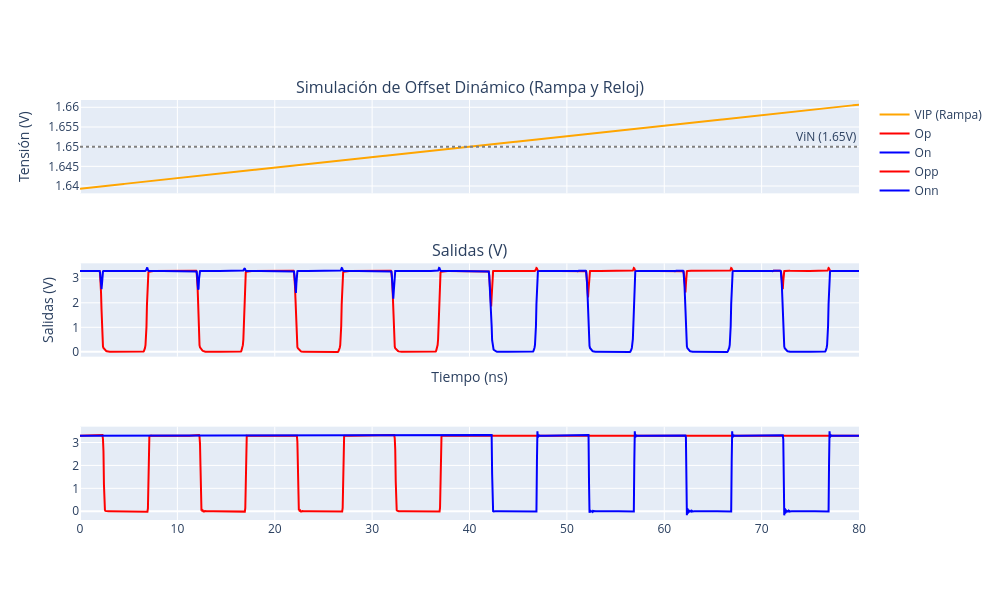

The notebook cell this image was saved under:
### Markdown cell above
## 4. Caracterización de Offset Dinámico ($V_{OS}$)

El **offset dinámico ($V_{OS}$)** es la desviación del umbral de decisión real respecto al ideal ($V_{ID} = 0\,\text{V}$) debida a acoplamientos capacitivos (*kickback noise*) y asimetrías de conmutación. Se mide fijando la referencia $V_{IN} = 1.65\,\text{V}$ y aplicando una rampa lineal lenta en $V_{VIP}$ ($1.57\,\text{V}$ a $1.73\,\text{V}$) a lo largo de varios ciclos de reloj. En el instante exacto en que el comparador invierte su decisión y la salida `On` cae a $0\,\text{V}$, capturamos la tensión de entrada $V_{VIP}$ y calculamos:

$$V_{OS} = V_{IP,cruce} - 1.65\,\text{V}$$

En SPICE se extrae en una sola simulación mediante la directiva:
```spice
.measure tran VVIP_cross FIND v(VIP) WHEN v(On)=1.65 FALL=1
```

### Code cell
spice_file = os.path.join(SIM_DIR, 'tb_comparador_offset.spice')
raw_file = os.path.join(SIM_DIR, 'tb_comparador_offset_output.raw')

sim_time = 8 * CLK_PERIOD  # Rampa optimizada de 8 ciclos de reloj para reducir el tiempo de simulación sin alterar la medida

print("1. Generando netlist de offset...")
spice_code = f"""* Testbench Offset
.include {PDK_PATH}/libs.tech/ngspice/design.ngspice
.lib {PDK_PATH}/libs.tech/ngspice/sm141064.ngspice typical
.lib {PDK_PATH}/libs.tech/ngspice/sm141064.ngspice res_typical
.lib {PDK_PATH}/libs.tech/ngspice/sm141064.ngspice mimcap_typical
.lib {PDK_PATH}/libs.tech/ngspice/sm141064.ngspice cap_mim

.include {SCH_DIR}/{CELL_NAME}_clean.spice


{CELL_INST_SPICE}

V1 VDD GND 3.3
V2 VIP GND pwl(0 1.63933333 {sim_time} 1.66066667)
V4 ViN GND 1.65
V3 CLK_NEG GND pulse(3.3 0 1n 100p 100p {CLK_PERIOD/2} {CLK_PERIOD})

.tran 50p {sim_time}
.measure tran VVIP_cross FIND v(VIP) WHEN v(On)=1.65 FALL=1

.control
  set filetype=ascii
  run
  write {raw_file}
  quit
.endc
.end
"""

with open(spice_file, 'w') as f:
    f.write(spice_code)

print("2. Ejecutando simulación en ngspice...")
res = subprocess.run(
    ['/foss/tools/ngspice/bin/ngspice', '-b', spice_file],
    capture_output=True, text=True, check=True
)

# Buscar la medición vvip_cross en la salida
cross_match = re.search(r'vvip_cross\s*=\s*([0-9e.+-]+)', res.stdout, re.IGNORECASE)
if cross_match:
    vvip_val = float(cross_match.group(1))
    vos_val = (vvip_val - 1.65) * 1e3
    print(f"\n>>> Cruce detectado a VIP = {vvip_val:.4f} V")
    print(f">>> Offset Dinámico del comparador: {vos_val:.2f} mV")
else:
    print("\nAdvertencia: No se pudo extraer la medida vvip_cross.")

# Cargar datos y graficar
reader = NgspiceRawReader(raw_file)
time = reader.get_signal('time') * 1e9
vclk = reader.get_signal('v(clk_neg)')
vop = reader.get_signal('v(op)')
von = reader.get_signal('v(on)')
vvip = reader.get_signal('v(vip)')

vopp = reader.get_signal('v(x1.opp)')
vonn = reader.get_signal('v(x1.onn)')




import plotly.graph_objects as px
from plotly.subplots import make_subplots

# Crear subplots (2 filas, 1 columna)
fig = make_subplots(rows=3, cols=1, shared_xaxes=True, 
                    subplot_titles=('Simulación de Offset Dinámico (Rampa y Reloj)', 'Salidas (V)'))

# Gráfica 1
fig.add_trace(px.Scatter(x=time, y=vvip, name='VIP (Rampa)', line=dict(color='orange', width=2)), row=1, col=1)
fig.add_hline(y=1.65, line_dash="dot", line_color="gray", annotation_text="ViN (1.65V)", row=1, col=1)

# Gráfica 2
fig.add_trace(px.Scatter(x=time, y=vop, name='Op', line=dict(color='red')), row=2, col=1)
fig.add_trace(px.Scatter(x=time, y=von, name='On', line=dict(color='blue')), row=2, col=1)

fig.add_trace(px.Scatter(x=time, y=vopp, name='Opp', line=dict(color='red')), row=3, col=1)
fig.add_trace(px.Scatter(x=time, y=vonn, name='Onn', line=dict(color='blue')), row=3, col=1)

# Diseños y etiquetas
fig.update_xaxes(title_text="Tiempo (ns)", row=2, col=1)
fig.update_yaxes(title_text="Tensión (V)", row=1, col=1)
fig.update_yaxes(title_text="Salidas (V)", row=2, col=1)

# Habilitar el modo de comparación de picos (cruces por cero, etc.)
fig.update_layout(hovermode="x unified", height=600, width=1000)

fig.show()

### Figure 1 — Plotly figure (JSON) as saved in the notebook; plotly's stock layout.template omitted (floating-point values rounded to 4 significant figures; data arrays with more than 128 entries replaced by an {"elided": "..."} marker saying what was removed)
{"data": [{"line": {"color": "orange", "width": 2}, "name": "VIP (Rampa)", "type": "scatter", "x": {"elided": "1728 float values"}, "xaxis": "x", "y": {"elided": "1728 float values"}, "yaxis": "y"}, {"line": {"color": "red"}, "name": "Op", "type": "scatter", "x": {"elided": "1728 float values"}, "xaxis": "x2", "y": {"elided": "1728 float values"}, "yaxis": "y2"}, {"line": {"color": "blue"}, "name": "On", "type": "scatter", "x": {"elided": "1728 float values"}, "xaxis": "x2", "y": {"elided": "1728 float values"}, "yaxis": "y2"}, {"line": {"color": "red"}, "name": "Opp", "type": "scatter", "x": {"elided": "1728 float values"}, "xaxis": "x3", "y": {"elided": "1728 float values"}, "yaxis": "y3"}, {"line": {"color": "blue"}, "name": "Onn", "type": "scatter", "x": {"elided": "1728 float values"}, "xaxis": "x3", "y": {"elided": "1728 float values"}, "yaxis": "y3"}], "layout": {"annotations": [{"font": {"size": 16}, "showarrow": false, "text": "Simulación de Offset Dinámico (Rampa y Reloj)", "x": 0.5, "xanchor": "center", "xref": "paper", "y": 1, "yanchor": "bottom", "yref": "paper"}, {"font": {"size": 16}, "showarrow": false, "text": "Salidas (V)", "x": 0.5, "xanchor": "center", "xref": "paper", "y": 0.6111, "yanchor": "bottom", "yref": "paper"}, {"showarrow": false, "text": "ViN (1.65V)", "x": 1, "xanchor": "right", "xref": "x domain", "y": 1.65, "yanchor": "bottom", "yref": "y"}], "height": 600, "hovermode": "x unified", "shapes": [{"line": {"color": "gray", "dash": "dot"}, "type": "line", "x0": 0, "x1": 1, "xref": "x domain", "y0": 1.65, "y1": 1.65, "yref": "y"}], "width": 1000, "xaxis": {"anchor": "y", "domain": [0, 1], "matches": "x3", "showticklabels": false}, "xaxis2": {"anchor": "y2", "domain": [0, 1], "matches": "x3", "showticklabels": false, "title": {"text": "Tiempo (ns)"}}, "xaxis3": {"anchor": "y3", "domain": [0, 1]}, "yaxis": {"anchor": "x", "domain": [0.7778, 1], "title": {"text": "Tensión (V)"}}, "yaxis2": {"anchor": "x2", "domain": [0.3889, 0.6111], "title": {"text": "Salidas (V)"}}, "yaxis3": {"anchor": "x3", "domain": [0, 0.2222]}}}
